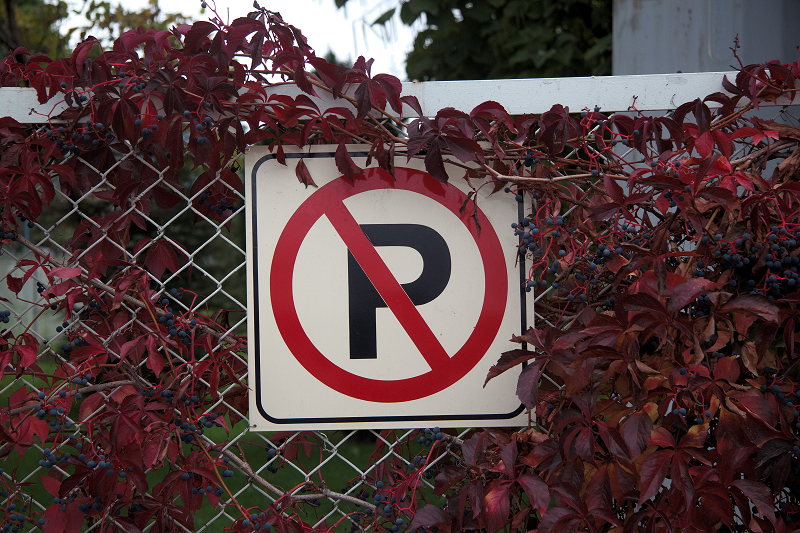
//> input picture Test.png, 800 x 533 px
$ ./main   (built with g++ and OpenCV 4)
//> lines starting //> are read from the running program, lines starting //| are printed output that depends on the picture
#include <iostream>
#include <opencv2/opencv.hpp>

using namespace std;
using namespace cv;

int main()
{
    Mat image = imread("Test.png");
//> image is the input picture: 533 rows x 800 cols, CV_8UC3; mean B, G, R 63.6, 62.9, 84.5
    if(image.empty())
    {
        cout << "Empty input image!";
        return -1;
    }

    Mat grayImg;
    cvtColor(image, grayImg, COLOR_BGR2GRAY);
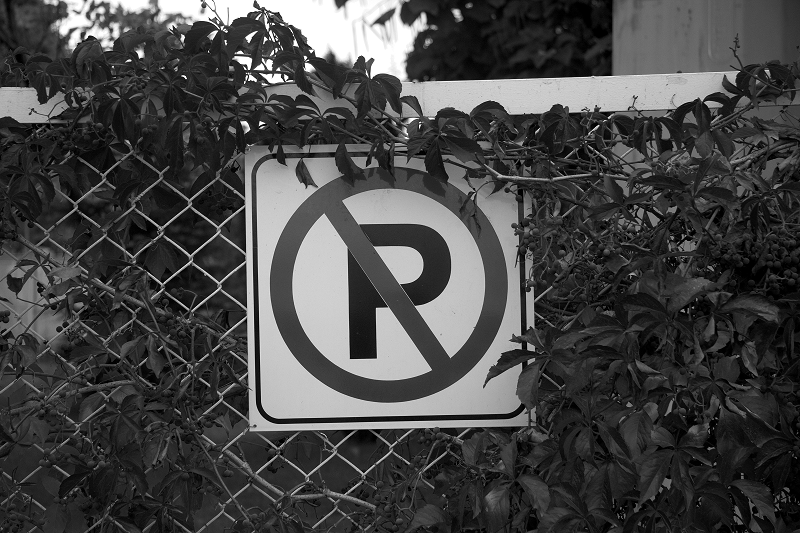
//> grayImg: 533 rows x 800 cols, CV_8UC1; min 0, max 255, mean 69.5

    int bins = 30;
    int nimages = 1;
    int channels[] = {0};
    Mat mask;
    int dims = 1;
    int histSize[] = { bins };
    float rangeGS[] = {0, 256};
    const float* ranges[] = { rangeGS };
    bool uniform = true;
    bool accumulate = false;
    Mat histogram;
    calcHist(&grayImg,
             nimages,
             channels,
             mask,
             histogram,
             dims,
             histSize,
             ranges,
             uniform,
             accumulate);
//> mask = empty; histogram = 30 values, max 58231 at index 3, min 903 at index 26, mean 14213.3

    double maxVal = 0;
    minMaxLoc(histogram,
              0,
              &maxVal,
              0,
              0);
//> maxVal = 58231

    int gRows = 533; // height
    int gCols = 800; // width
    Scalar backGroundColor = Scalar(0, 255, 255); // yellow
    Scalar graphColor = Scalar(0, 0, 0); // black
    LineTypes lineType = LINE_AA;

    Mat theGraph(gRows, gCols, CV_8UC(3), backGroundColor);

    Point p1(0,0), p2(0, theGraph.rows-1);
    for(int i=0; i<bins; i++)
    {
        float value = histogram.at<float>(i,0);
        value *= 0.95f; // 5% empty at top
        value = maxVal - value; // invert
        value = value / (maxVal) * theGraph.rows; // scale
        p1.y = value;
        p2.x = float(i+1) * float(theGraph.cols) / float(bins);
        rectangle(theGraph,
                  p1,
                  p2,
                  graphColor,
                  CV_FILLED,
                  lineType);
        p1.x = p2.x;
    }
//> this loop made 30 passes
//> value on passes 1 to 12: 401.8, 276, 149.2, 26.65, 55.42, 139.6, 293.3, 347.1, 403.1, 437.5, 466.3, 468.8
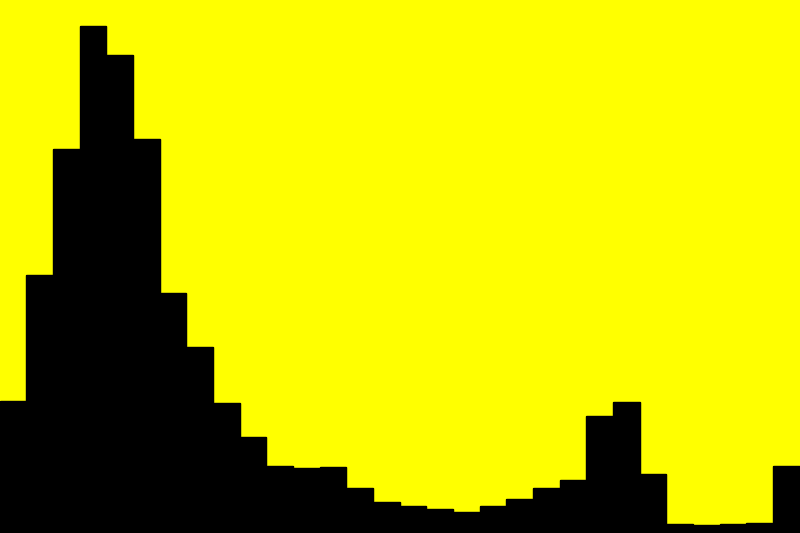
//> theGraph: 533 rows x 800 cols, CV_8UC3; mean B, G, R 0, 195.1, 195.1

    imshow("Image", grayImg);
    imshow("Histogram", theGraph);
    waitKey();

    return 0;
}

$ run again, with Sign.png copied over Test.png
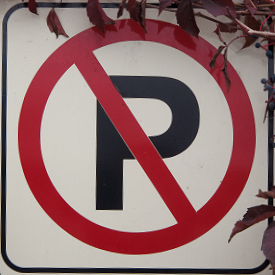
//> input picture Sign.png, 275 x 275 px
//> image is the input picture: 275 rows x 275 cols, CV_8UC3; mean B, G, R 114.3, 113.9, 147.2
//> `cvtColor(image, grayImg, COLOR_BGR2GRAY);`:
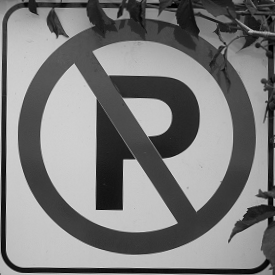
//> grayImg: 275 rows x 275 cols, CV_8UC1; min 0, max 227, mean 123.9
//> mask = empty; histogram = 30 values, max 9878 at index 23, min 0 at index 27, mean 2520.8
//> maxVal = 9878
//> the loop `for(int i=0; i<bins; i++)` made 30 passes
//> value on passes 1 to 8: 523.4, 496, 404.1, 376.7, 342.1, 352.4, 229, 259.2
//> after the loop `for(int i=0; i<bins; i++)`:
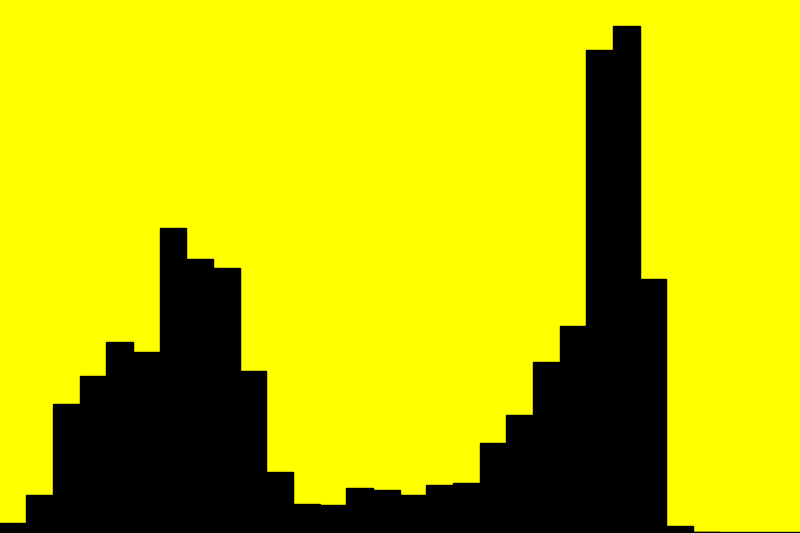
//> theGraph: 533 rows x 800 cols, CV_8UC3; mean B, G, R 0, 192.1, 192.1
